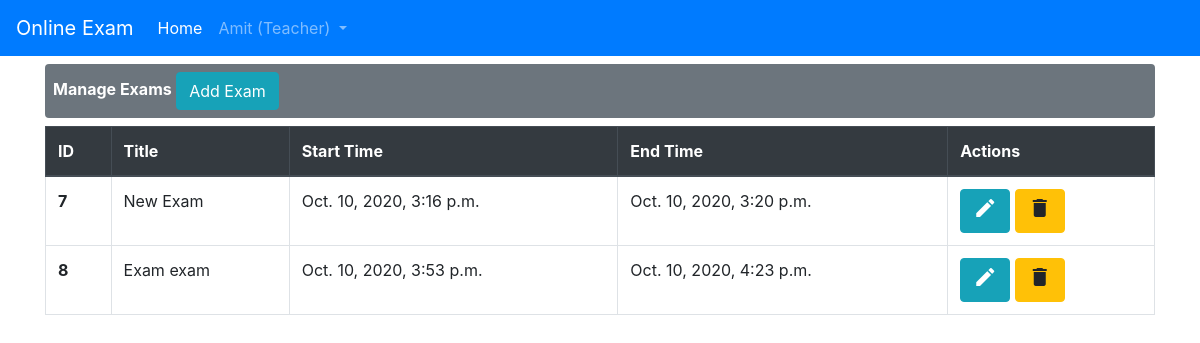
/manage_exams/ (signed in), run on an earlier commit of the app's database.
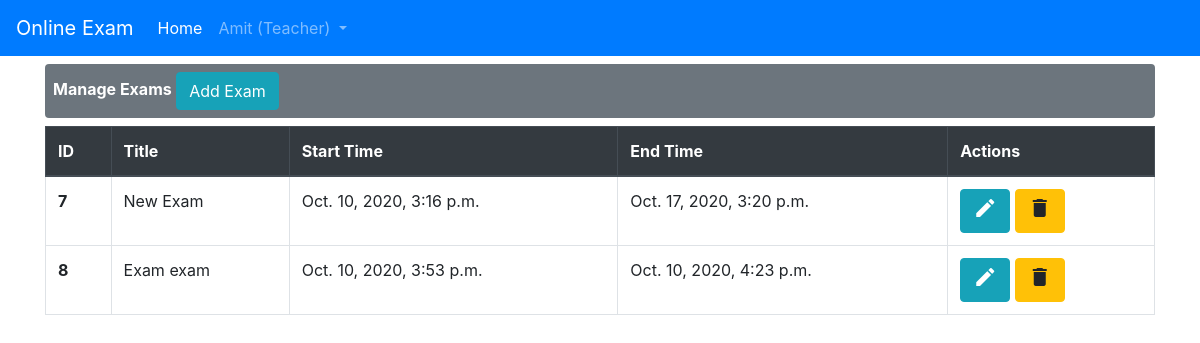
And on a later commit of the database.
### home/models.py (models this page shows)
class Exam(models.Model):
    title = models.CharField(max_length=200)
    start_date = models.DateTimeField(default=datetime.now(), blank=True)
    end_date = models.DateTimeField(default=datetime.now(), blank=True)

### home/views.py (the view, shortened to what this page needs)
# urls.py: path('manage_exams/', views.manage_exams, name='exam-manage'),
def manage_exams(request):
    exams = Exam.objects.all()
    return render(request, 'user/manage_exam.html', {'exams':exams})

### user/models.py (called while the page is built)
    @property
    def is_superuser(self):
        return self.is_admin

### user/templates/user/manage_exam.html (shortened to what this page needs)
{% extends 'home/base.html' %}
{%block teacher%}
<div class="container">
    <div class="rounded col bg-secondary justify-content-end mb-2 text-white p-2">
        <span><b>Manage Exams</b></span>
        <a class="btn btn-info" data-action="add_modal">Add Exam</a>
    </div>
        <table class="table table-hover table-bordered">
            <thead class="thead-dark">
                <tr>
                    <th scope="col">ID</th>
                    <th scope="col">Title</th>
                    <th scope="col">Start Time</th>
                    <th scope="col">End Time</th>
                    <th scope="col">Actions</th>
                </tr>
            </thead>
            <tbody>
                {% for exam in exams %}
                    <tr>
                        <th scope="row">{{exam.pk}}</th>
                        <td> {{exam.title}} </td>
                        <td> {{ exam.start_date }} </td>
                        <td> {{ exam.end_date }} </td>
                        <td>
							<a data-id="{{exam.pk}}"  class="btn btn-info" data-action="edit_modal"><i class="material-icons" data-toggle="tooltip" title="Edit">&#xE254;</i></a>
							<a data-id="{{exam.pk}}"  class="btn btn-warning" data-action="delete_modal"><i class="material-icons" data-toggle="tooltip" title="Delete">&#xE872;</i></a>
						</td>
                    </tr>
                {% endfor %}
            </tbody>
        </table>
    </div>
{%endblock teacher%}

What changed in the data, as far as the page shows it:
changed Exam "New Exam": end_date "Oct. 10, 2020, 3:20 p.m." → "Oct. 17, 2020, 3:20 p.m."
